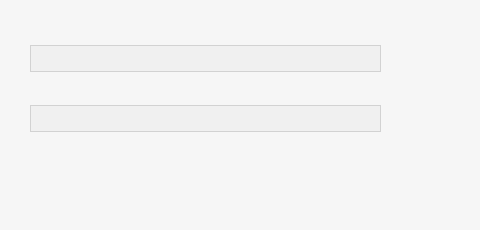
<?xml version="1.0" encoding="UTF-8"?>
<ui version="4.0">
 <class>mainWindow</class>
 <widget class="QMainWindow" name="mainWindow">
  <property name="geometry">
   <rect>
    <x>0</x>
    <y>0</y>
    <width>480</width>
    <height>230</height>
   </rect>
  </property>
  <property name="minimumSize">
   <size>
    <width>480</width>
    <height>230</height>
   </size>
  </property>
  <property name="maximumSize">
   <size>
    <width>480</width>
    <height>250</height>
   </size>
  </property>
  <property name="font">
   <font>
    <family>NanumSquare_ac</family>
   </font>
  </property>
  <property name="windowTitle">
   <string>Check SW Analysis File</string>
  </property>
  <property name="windowIcon">
   <iconset resource="resources.qrc">
    <normaloff>:/background/logo.png</normaloff>:/background/logo.png</iconset>
  </property>
  <property name="styleSheet">
   <string notr="true">background: rgba(246, 246, 246);</string>
  </property>
  <widget class="QWidget" name="widget">
   <widget class="QLabel" name="TitleFile">
    <property name="geometry">
     <rect>
      <x>30</x>
      <y>15</y>
      <width>241</width>
      <height>21</height>
     </rect>
    </property>
    <property name="font">
     <font>
      <family>NanumSquare_ac</family>
      <pointsize>7</pointsize>
      <weight>75</weight>
      <bold>true</bold>
     </font>
    </property>
    <property name="text">
     <string>&lt;html&gt;&lt;head/&gt;&lt;body&gt;&lt;p&gt;&lt;img src=&quot;:/menu/Import SW Analysis File _.png&quot;/&gt;&lt;/p&gt;&lt;/body&gt;&lt;/html&gt;</string>
    </property>
   </widget>
   <widget class="QLabel" name="TitleCDFXFile">
    <property name="geometry">
     <rect>
      <x>30</x>
      <y>78</y>
      <width>241</width>
      <height>21</height>
     </rect>
    </property>
    <property name="font">
     <font>
      <family>NanumSquare_ac</family>
      <pointsize>7</pointsize>
      <weight>75</weight>
      <bold>true</bold>
     </font>
    </property>
    <property name="text">
     <string>&lt;html&gt;&lt;head/&gt;&lt;body&gt;&lt;p&gt;&lt;img src=&quot;:/menu/Import CDFX Import _.png&quot;/&gt;&lt;/p&gt;&lt;/body&gt;&lt;/html&gt;</string>
    </property>
   </widget>
   <widget class="QPushButton" name="AnalysisFileImport">
    <property name="geometry">
     <rect>
      <x>400</x>
      <y>45</y>
      <width>40</width>
      <height>25</height>
     </rect>
    </property>
    <property name="font">
     <font>
      <family>NanumSquare_ac</family>
     </font>
    </property>
    <property name="styleSheet">
     <string notr="true">border-radius: 30px;</string>
    </property>
    <property name="text">
     <string/>
    </property>
    <property name="icon">
     <iconset resource="resources.qrc">
      <normaloff>:/icon/readfilewith.png</normaloff>:/icon/readfilewith.png</iconset>
    </property>
    <property name="iconSize">
     <size>
      <width>40</width>
      <height>25</height>
     </size>
    </property>
   </widget>
   <widget class="QPushButton" name="CDFXFileImport">
    <property name="geometry">
     <rect>
      <x>400</x>
      <y>105</y>
      <width>40</width>
      <height>25</height>
     </rect>
    </property>
    <property name="font">
     <font>
      <family>NanumSquare_ac</family>
     </font>
    </property>
    <property name="styleSheet">
     <string notr="true">border-radius: 30px;</string>
    </property>
    <property name="text">
     <string/>
    </property>
    <property name="icon">
     <iconset resource="resources.qrc">
      <normaloff>:/icon/readfilewith.png</normaloff>:/icon/readfilewith.png</iconset>
    </property>
    <property name="iconSize">
     <size>
      <width>40</width>
      <height>25</height>
     </size>
    </property>
   </widget>
   <widget class="QTextEdit" name="ImportAnalysisPath">
    <property name="enabled">
     <bool>false</bool>
    </property>
    <property name="geometry">
     <rect>
      <x>30</x>
      <y>45</y>
      <width>351</width>
      <height>27</height>
     </rect>
    </property>
    <property name="minimumSize">
     <size>
      <width>351</width>
      <height>27</height>
     </size>
    </property>
    <property name="font">
     <font>
      <family>NanumSquare_ac</family>
      <pointsize>9</pointsize>
     </font>
    </property>
    <property name="styleSheet">
     <string notr="true">background: rgba(235, 235, 235, 0.5);</string>
    </property>
    <property name="horizontalScrollBarPolicy">
     <enum>Qt::ScrollBarAlwaysOff</enum>
    </property>
    <property name="tabChangesFocus">
     <bool>true</bool>
    </property>
    <property name="html">
     <string>&lt;!DOCTYPE HTML PUBLIC &quot;-//W3C//DTD HTML 4.0//EN&quot; &quot;http://www.w3.org/TR/REC-html40/strict.dtd&quot;&gt;
&lt;html&gt;&lt;head&gt;&lt;meta name=&quot;qrichtext&quot; content=&quot;1&quot; /&gt;&lt;style type=&quot;text/css&quot;&gt;
p, li { white-space: pre-wrap; }
&lt;/style&gt;&lt;/head&gt;&lt;body style=&quot; font-family:'NanumSquare_ac'; font-size:9pt; font-weight:400; font-style:normal;&quot;&gt;
&lt;p style=&quot;-qt-paragraph-type:empty; margin-top:0px; margin-bottom:0px; margin-left:0px; margin-right:0px; -qt-block-indent:0; text-indent:0px; font-family:'NanumGothic';&quot;&gt;&lt;br /&gt;&lt;/p&gt;&lt;/body&gt;&lt;/html&gt;</string>
    </property>
   </widget>
   <widget class="QTextEdit" name="ImportCDFXPath">
    <property name="enabled">
     <bool>false</bool>
    </property>
    <property name="geometry">
     <rect>
      <x>30</x>
      <y>105</y>
      <width>351</width>
      <height>27</height>
     </rect>
    </property>
    <property name="minimumSize">
     <size>
      <width>351</width>
      <height>27</height>
     </size>
    </property>
    <property name="font">
     <font>
      <family>NanumSquare_ac</family>
      <pointsize>9</pointsize>
     </font>
    </property>
    <property name="styleSheet">
     <string notr="true">background: rgba(235, 235, 235, 0.5);</string>
    </property>
    <property name="horizontalScrollBarPolicy">
     <enum>Qt::ScrollBarAlwaysOff</enum>
    </property>
    <property name="tabChangesFocus">
     <bool>true</bool>
    </property>
    <property name="html">
     <string>&lt;!DOCTYPE HTML PUBLIC &quot;-//W3C//DTD HTML 4.0//EN&quot; &quot;http://www.w3.org/TR/REC-html40/strict.dtd&quot;&gt;
&lt;html&gt;&lt;head&gt;&lt;meta name=&quot;qrichtext&quot; content=&quot;1&quot; /&gt;&lt;style type=&quot;text/css&quot;&gt;
p, li { white-space: pre-wrap; }
&lt;/style&gt;&lt;/head&gt;&lt;body style=&quot; font-family:'NanumSquare_ac'; font-size:9pt; font-weight:400; font-style:normal;&quot;&gt;
&lt;p style=&quot;-qt-paragraph-type:empty; margin-top:0px; margin-bottom:0px; margin-left:0px; margin-right:0px; -qt-block-indent:0; text-indent:0px; font-family:'NanumGothic';&quot;&gt;&lt;br /&gt;&lt;/p&gt;&lt;/body&gt;&lt;/html&gt;</string>
    </property>
   </widget>
   <widget class="QPushButton" name="CheckBtn">
    <property name="geometry">
     <rect>
      <x>360</x>
      <y>160</y>
      <width>101</width>
      <height>31</height>
     </rect>
    </property>
    <property name="minimumSize">
     <size>
      <width>93</width>
      <height>28</height>
     </size>
    </property>
    <property name="font">
     <font>
      <family>NanumGothic</family>
      <pointsize>8</pointsize>
     </font>
    </property>
    <property name="styleSheet">
     <string notr="true">border-radius: 30px;</string>
    </property>
    <property name="text">
     <string/>
    </property>
    <property name="icon">
     <iconset resource="resources.qrc">
      <normaloff>:/icon/분석Btn.png</normaloff>:/icon/분석Btn.png</iconset>
    </property>
    <property name="iconSize">
     <size>
      <width>100</width>
      <height>30</height>
     </size>
    </property>
   </widget>
  </widget>
  <widget class="QMenuBar" name="menubar">
   <property name="geometry">
    <rect>
     <x>0</x>
     <y>0</y>
     <width>480</width>
     <height>26</height>
    </rect>
   </property>
  </widget>
  <widget class="QStatusBar" name="statusbar"/>
 </widget>
 <resources>
  <include location="resources.qrc"/>
 </resources>
 <connections/>
</ui>
